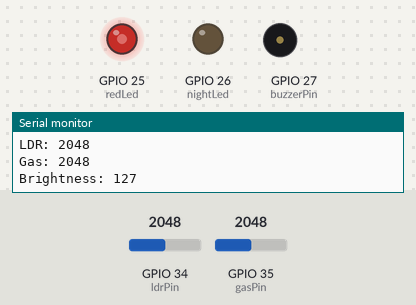
A sketch run on a simulated ESP32. Shown: output pins drawn as LEDs (lit = HIGH), buzzer (waves = sounding, pin HIGH), the last lines printed to the serial monitor. The test bench sets the inputs (shaded band); at power-on: GPIO 35 (gasPin) = 2048, GPIO 34 (ldrPin) = 2048.

Above: at 1.2 s.
1.3 s: GPIO 35 (gasPin) set to 3955
At 1.7 s:
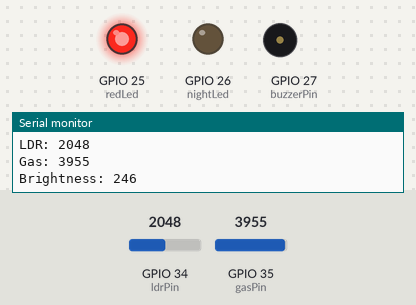
2.9 s: GPIO 35 (gasPin) set to 4056
At 3.15 s:
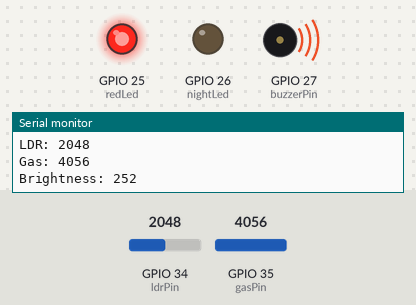
5.9 s: GPIO 34 (ldrPin) set to 1953
At 6.35 s:
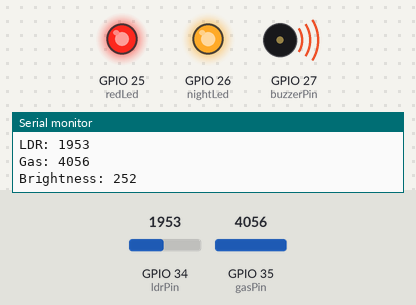
8.9 s: GPIO 35 (gasPin) set to 2866
At 10.5 s:
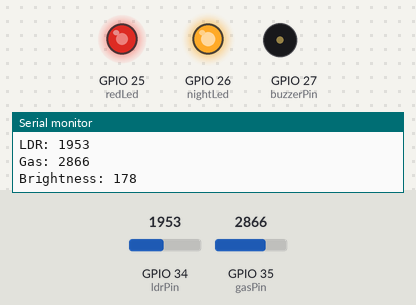
10.9 s: GPIO 34 (ldrPin) set to 2040
At 11.8 s:
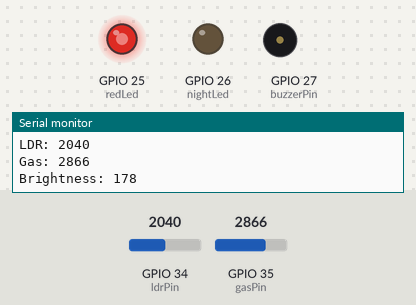
12.5 s: GPIO 35 (gasPin) set to 491
At 13.2 s:
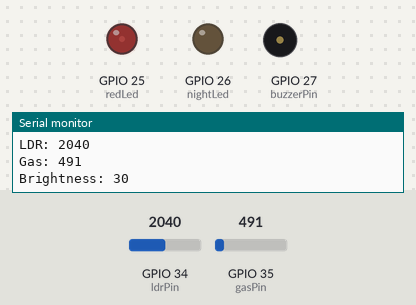
Timing chart, 0 to 15.1 s (numbered marks = the images above; inputs shaded):
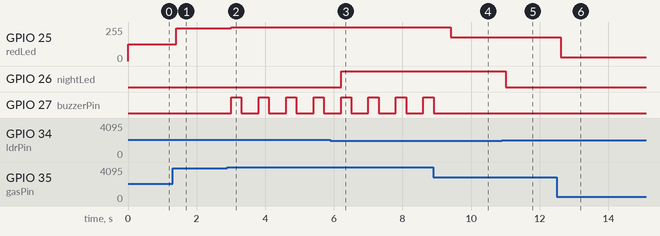

Measured:
- the behaviour switches between 4014 and 4015 on GPIO 35 (gasPin) (found by bisection; images 1 and 2)
- the behaviour switches between 2000 and 1999 on GPIO 34 (ldrPin) (found by bisection; images 2 and 3)
- after the input at 1.3 s, GPIO 25 (redLed): 127/255 → 246/255 after 0.10 s
- after the input at 2.9 s, GPIO 25 (redLed): 246/255 → 252/255 after 0.11 s; GPIO 27 (buzzerPin): alternates HIGH for 0.30 s and LOW for 0.50 s, starting after 0.11 s
- after the input at 5.9 s, GPIO 26 (nightLed): LOW → HIGH after 0.31 s
- after the input at 8.9 s, GPIO 25 (redLed): 252/255 → 178/255 after 0.51 s; GPIO 27 (buzzerPin): goes on until 8.9 s, then stays LOW
- after the input at 10.9 s, GPIO 26 (nightLed): HIGH → LOW after 0.12 s
- after the input at 12.5 s, GPIO 25 (redLed): 178/255 → 30/255 after 0.12 s

The sketch:

sketch.ino
```cpp
const int ldrPin     = 34;
const int gasPin     = 35;
const int nightLed    = 26;
const int redLed     = 25;
const int buzzerPin  = 27;

const int lightThreshold = 2000;
const int gasAlarmLevel  = 250;

void setup() {
  Serial.begin(9600);
  pinMode(nightLed, OUTPUT);
  pinMode(redLed, OUTPUT);
  pinMode(buzzerPin, OUTPUT);
}

void loop() {

  int ldrValue = analogRead(ldrPin); // من 0 لـ 4095
  Serial.print("LDR: ");
  Serial.println(ldrValue);

  if (ldrValue < lightThreshold) {
    digitalWrite(nightLed, HIGH);
  } else {
    digitalWrite(nightLed, LOW);
  }


  int gasValue = analogRead(gasPin); // من 0 لـ 4095
  Serial.print("Gas: ");
  Serial.println(gasValue);

  int brightness = map(gasValue, 0, 4095, 0, 255);
  analogWrite(redLed, brightness);

  Serial.print("Brightness: ");
  Serial.println(brightness);


  if (brightness >= gasAlarmLevel) {

    digitalWrite(buzzerPin, HIGH);
    delay(300);
    digitalWrite(buzzerPin, LOW);
    delay(300);
  } else {
    digitalWrite(buzzerPin, LOW);
  }

  delay(200); }
```
